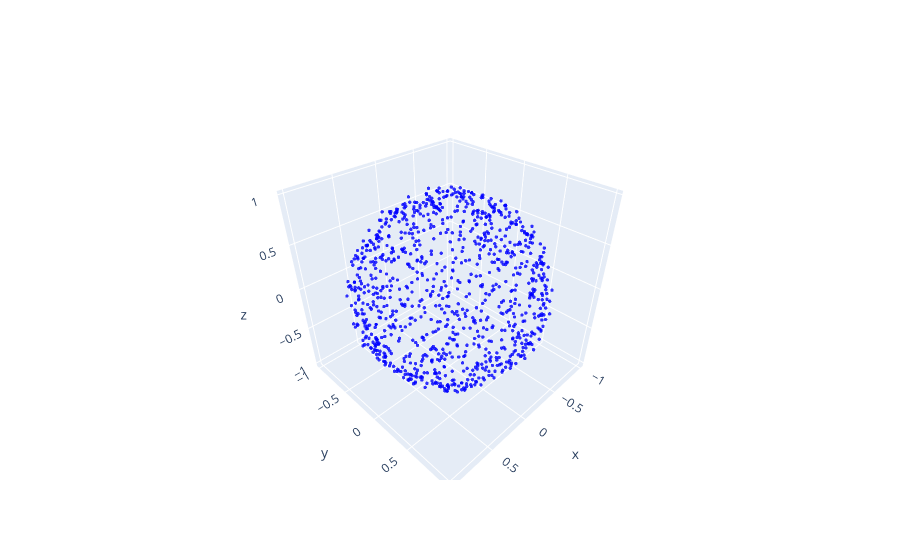

Source (notebook cell):
### Code cell
from torch_pointcloud.utils.plotly import plot_points


points = random_spherical_points_numpy(
    num_points=1000, 
    radius=1, 
    ratio=(0.9, 1.0),
)


plot_points(points)

### Figure 1 — Plotly figure (JSON) as saved in the notebook; plotly's stock layout.template omitted (floating-point values rounded to 4 significant figures; data arrays with more than 128 entries replaced by an {"elided": "..."} marker saying what was removed)
{"data": [{"marker": {"color": {"elided": "1000 str values"}, "opacity": 0.8, "size": 2}, "mode": "markers", "name": "point None", "type": "scatter3d", "x": {"elided": "1000 float values"}, "y": {"elided": "1000 float values"}, "z": {"elided": "1000 float values"}}], "layout": {}}
